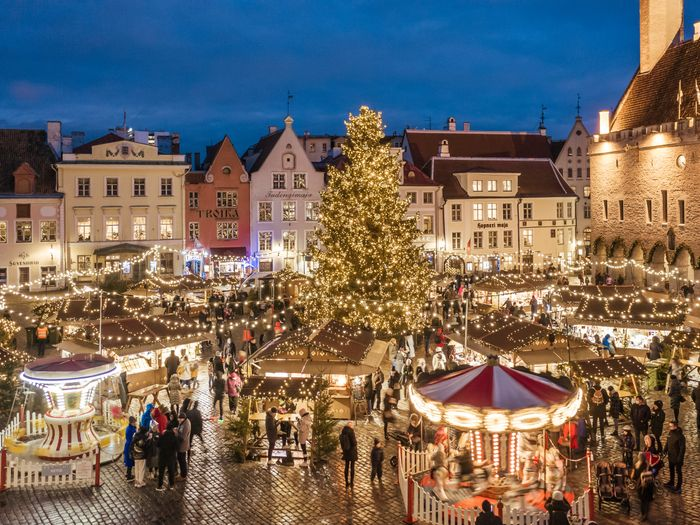
//> input picture christmas.png, 700 x 525 px
$ ./main   (built with g++ and OpenCV 4)
//> lines starting //> are read from the running program, lines starting //| are printed output that depends on the picture; after the words box and inside, x2 and y2 are one past the last pixel; in counts of white or black regions, pixels touching at a corner belong together
#include <opencv2/opencv.hpp>
#include <iostream>


// Функция для создания гистограммы для одного канала и вычисления CDF
std::pair<cv::Mat, cv::Mat> createHistogramAndCDF(const cv::Mat& channel) {
    // Настройки гистограммы
    int histSize = 256;
    float range[] = { 0, 256 };
    const float* histRange = { range };
    cv::Mat hist;
    calcHist(&channel, 1, 0, cv::Mat(), hist, 1, &histSize, &histRange, true, false);

    // Вычисление кумулятивной гистограммы (CDF)
    cv::Mat cdf;
    hist.copyTo(cdf);
    for(int i = 1; i < histSize; i++) {
        cdf.at<float>(i) += cdf.at<float>(i - 1);
    }
    // Нормализация CDF
    cdf /= cdf.at<float>(histSize - 1);

    // Нормализация и рисование гистограммы
    int hist_w = 256, hist_h = 256;
    int bin_w = cvRound((double)hist_w / histSize);
    cv::Mat histImage(hist_h, hist_w, CV_8UC1, cv::Scalar(0));
    normalize(hist, hist, 0, histImage.rows, cv::NORM_MINMAX, -1, cv::Mat());

    for (int i = 1; i < histSize; i++) {
        line(histImage, cv::Point(bin_w * (i - 1), hist_h - cvRound(hist.at<float>(i - 1))),
             cv::Point(bin_w * (i), hist_h - cvRound(hist.at<float>(i))),
             cv::Scalar(255), 2, 8, 0);
    }
    return {histImage, cdf};
}

// Функция для нахождения пороговых значений alpha1 и alpha2 на основе CDF
void findAlphaThresholds(const cv::Mat& cdf, double& alpha1, double& alpha2, double lower_percent, double upper_percent) {
    // Находим alpha1 и alpha2
    alpha1 = lower_percent * 255;
    alpha2 = upper_percent * 255;
    for (int i = 0; i < 256; i++) {
        if (cdf.at<float>(i) >= lower_percent) {
            alpha1 = i;
            break;
        }
    }
    for (int i = 255; i >= 0; i--) {
        if (cdf.at<float>(i) <= upper_percent) {
            alpha2 = i;
            break;
        }
    }
}

int main() {
    // Загрузка изображения
    cv::Mat srcImage = cv::imread("../christmas.png");
//> srcImage is the input picture: 525 rows x 700 cols, CV_8UC3; mean B, G, R 96.2, 104.1, 113.7
    if (srcImage.empty()) {
        std::cerr << "Error loading the image" << std::endl;
        return -1;
    }

    // Разделение на каналы
    std::vector<cv::Mat> bgr_planes;
    split(srcImage, bgr_planes);
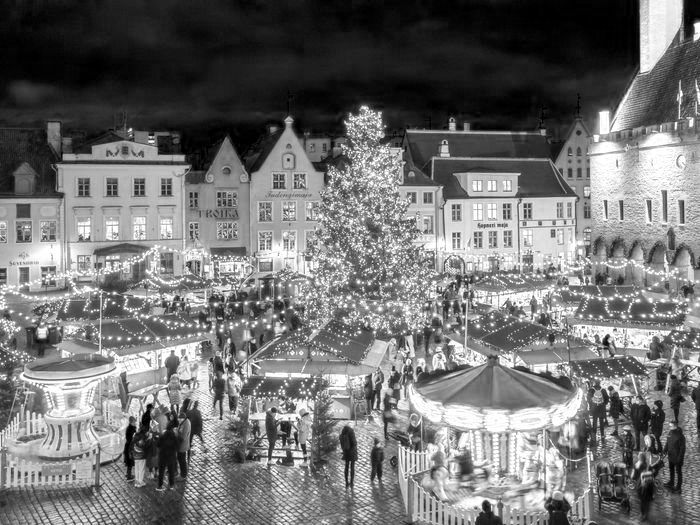
//> bgr_planes[2]: 525 rows x 700 cols, CV_8UC1; min 0, max 255, mean 113.7

    // Создание гистограмм и CDF для каждого канала
    cv::Mat b_hist, g_hist, r_hist, b_cdf, g_cdf, r_cdf;
    std::tie(b_hist, b_cdf) = createHistogramAndCDF(bgr_planes[0]);
//> in createHistogramAndCDF, `calcHist(&channel, 1, 0, cv::Mat(), hist, 1, &histSize, &histRange, tr..`: hist = 256 values, max 4450 at index 0, min 19 at index 254, mean 1435.5
//> in createHistogramAndCDF, `hist.copyTo(cdf);`: cdf has the same summary as hist
//> after the loop in createHistogramAndCDF, `for(int i = 1; i < histSize; i++)`: cdf = 256 values from 4450 to 367500
//> in createHistogramAndCDF, `cdf /= cdf.at<float>(histSize - 1);`: cdf = 256 values from 0.0121 to 1
//> in createHistogramAndCDF, `normalize(hist, hist, 0, histImage.rows, cv::NORM_MINMAX, -1, cv::Mat(..`: hist = 256 values, max 256 at index 0, min 0 at index 254, mean 81.84
//> after the loop in createHistogramAndCDF, `for (int i = 1; i < histSize; i++)`:
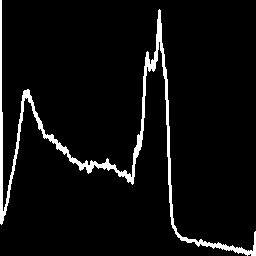
//> histImage: 256 rows x 256 cols, CV_8UC1; 5.3% white; 1 white region, box (x1, y1, x2, y2) and area: (0, 0, 256, 256) 3457
//> b_cdf = 256 values from 0.0121 to 1
    std::tie(g_hist, g_cdf) = createHistogramAndCDF(bgr_planes[1]);
//> in createHistogramAndCDF (call 2), `calcHist(&channel, 1, 0, cv::Mat(), hist, 1, &histSize, &histRange, tr..`: hist = 256 values, max 7217 at index 96, min 51 at index 1, mean 1435.5
//> in createHistogramAndCDF (call 2), `hist.copyTo(cdf);`: cdf has the same summary as hist
//> after the loop in createHistogramAndCDF (call 2), `for(int i = 1; i < histSize; i++)`: cdf = 256 values from 195 to 367500
//> in createHistogramAndCDF (call 2), `cdf /= cdf.at<float>(histSize - 1);`: cdf = 256 values from 0.000531 to 1
//> in createHistogramAndCDF (call 2), `normalize(hist, hist, 0, histImage.rows, cv::NORM_MINMAX, -1, cv::Mat(..`: hist = 256 values, max 256 at index 96, min 0 at index 1, mean 49.46
//> after the loop in createHistogramAndCDF (call 2), `for (int i = 1; i < histSize; i++)`:
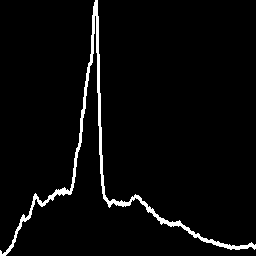
//> histImage: 256 rows x 256 cols, CV_8UC1; 3.5% white; 1 white region, box (x1, y1, x2, y2) and area: (0, 0, 256, 256) 2292
//> g_cdf = 256 values from 0.000531 to 1
    std::tie(r_hist, r_cdf) = createHistogramAndCDF(bgr_planes[2]);
//> in createHistogramAndCDF (call 3), `calcHist(&channel, 1, 0, cv::Mat(), hist, 1, &histSize, &histRange, tr..`: hist = 256 values, max 8115 at index 255, min 632 at index 253, mean 1435.5
//> in createHistogramAndCDF (call 3), `hist.copyTo(cdf);`: cdf has the same summary as hist
//> after the loop in createHistogramAndCDF (call 3), `for(int i = 1; i < histSize; i++)`: cdf = 256 values from 2626 to 367500
//> in createHistogramAndCDF (call 3), `cdf /= cdf.at<float>(histSize - 1);`: cdf = 256 values from 0.00715 to 1
//> in createHistogramAndCDF (call 3), `normalize(hist, hist, 0, histImage.rows, cv::NORM_MINMAX, -1, cv::Mat(..`: hist = 256 values, max 256 at index 255, min 0 at index 253, mean 27.49
//> after the loop in createHistogramAndCDF (call 3), `for (int i = 1; i < histSize; i++)`:
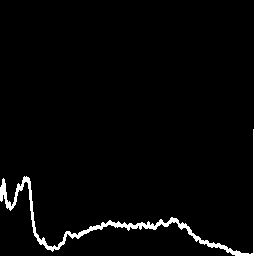
//> histImage: 256 rows x 256 cols, CV_8UC1; 3.3% white; 1 white region, box (x1, y1, x2, y2) and area: (0, 0, 256, 256) 2153
//> r_cdf = 256 values from 0.00715 to 1

    // Вычисление alpha1 и alpha2 для каждого канала
    double alpha1_b, alpha2_b, alpha1_g, alpha2_g, alpha1_r, alpha2_r;
    findAlphaThresholds(b_cdf, alpha1_b, alpha2_b, 0.07, 0.93);
//> alpha1_b = 18; alpha2_b = 166
    findAlphaThresholds(g_cdf, alpha1_g, alpha2_g, 0.07, 0.93);
//> alpha1_g = 35; alpha2_g = 192
    findAlphaThresholds(r_cdf, alpha1_r, alpha2_r, 0.07, 0.93);
//> alpha1_r = 10; alpha2_r = 228

    // Вывод пороговых значений
    std::cout << "Blue channel: alpha1 = " << alpha1_b << ", alpha2 = " << alpha2_b << std::endl;
//| Blue channel: alpha1 = 18, alpha2 = 166
    std::cout << "Green channel: alpha1 = " << alpha1_g << ", alpha2 = " << alpha2_g << std::endl;
//| Green channel: alpha1 = 35, alpha2 = 192
    std::cout << "Red channel: alpha1 = " << alpha1_r << ", alpha2 = " << alpha2_r << std::endl;
//| Red channel: alpha1 = 10, alpha2 = 228

    // Создание изображения для совмещения всего
    cv::Mat combinedImage(512, 512, CV_8UC3, cv::Scalar(255,255,255));

    // Помещение исходного изображения в левый верхний угол
    cv::Mat topLeftROI = combinedImage(cv::Rect(0, 0, 256, 256));
    resize(srcImage, topLeftROI, topLeftROI.size(), 0, 0, cv::INTER_LINEAR);

    // Помещение гистограмм в оставшиеся области
    cv::Mat topRightROI = combinedImage(cv::Rect(256, 0, 256, 256));
//> topRightROI: 256 rows x 256 cols, CV_8UC3; every value is 255
    cvtColor(r_hist, topRightROI, cv::COLOR_GRAY2BGR);

    cv::Mat bottomLeftROI = combinedImage(cv::Rect(0, 256, 256, 256));
    cvtColor(g_hist, bottomLeftROI, cv::COLOR_GRAY2BGR);

    cv::Mat bottomRightROI = combinedImage(cv::Rect(256, 256, 256, 256));
    cvtColor(b_hist, bottomRightROI, cv::COLOR_GRAY2BGR);

    // Отображение комбинированного изображения
    imwrite("../combined_image_with_histograms.png", combinedImage);

    // Применение автоконтрастирования для каждого канала
    cv::Mat contrasted_b, contrasted_g, contrasted_r;
    bgr_planes[0].convertTo(contrasted_b, CV_8UC1, 255.0 / (alpha2_b - alpha1_b), -alpha1_b * 255.0 / (alpha2_b - alpha1_b));
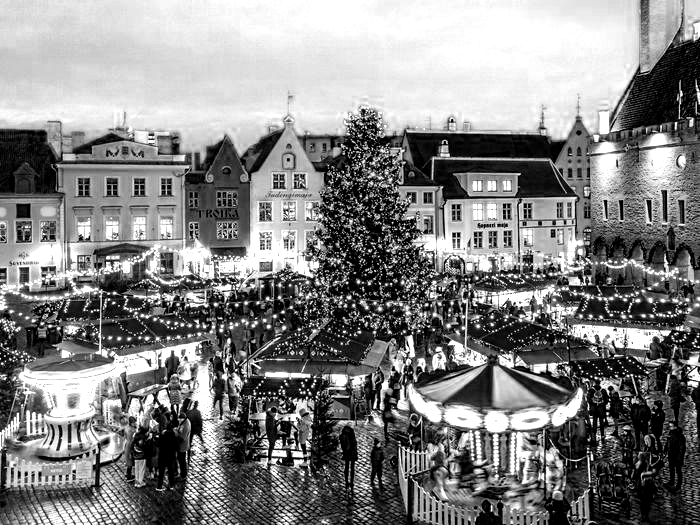
//> contrasted_b: 525 rows x 700 cols, CV_8UC1; min 0, max 255, mean 132.3
    bgr_planes[1].convertTo(contrasted_g, CV_8UC1, 255.0 / (alpha2_g - alpha1_g), -alpha1_g * 255.0 / (alpha2_g - alpha1_g));
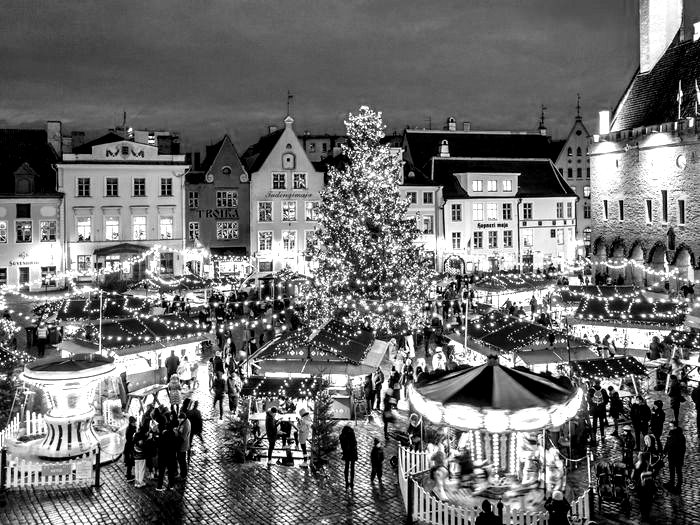
//> contrasted_g: 525 rows x 700 cols, CV_8UC1; min 0, max 255, mean 110.3
    bgr_planes[2].convertTo(contrasted_r, CV_8UC1, 255.0 / (alpha2_r - alpha1_r), -alpha1_r * 255.0 / (alpha2_r - alpha1_r));

    // Объединение каналов обратно в одно изображение
    cv::Mat contrasted_image;
    std::vector<cv::Mat> contrasted_planes = {contrasted_b, contrasted_g, contrasted_r};
    merge(contrasted_planes, contrasted_image);
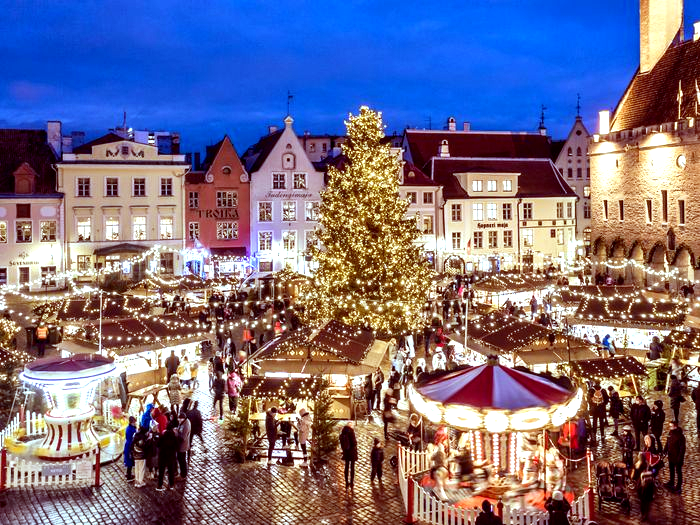
//> contrasted_image: 525 rows x 700 cols, CV_8UC3; mean B, G, R 132.3, 110.3, 120.2

    // Сохранение результата автоконтрастирования
    imwrite("../autcontrasted_image.png", contrasted_image);
    cv::waitKey(0);

    return 0;
}

$ run again, with flag.png copied over christmas.png
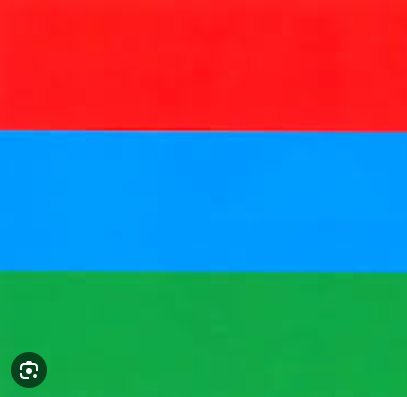
//> input picture flag.png, 407 x 397 px
//> srcImage is the input picture: 397 rows x 407 cols, CV_8UC3; mean B, G, R 121.7, 115.6, 89.7
//> in createHistogramAndCDF, `calcHist(&channel, 1, 0, cv::Mat(), hist, 1, &histSize, &histRange, tr..`: hist = 256 values, max 32788 at index 254, min 0 at index 0, mean 631.2
//> in createHistogramAndCDF, `hist.copyTo(cdf);`: cdf has the same summary as hist
//> after the loop in createHistogramAndCDF, `for(int i = 1; i < histSize; i++)`: cdf = 256 values from 0 to 161579
//> in createHistogramAndCDF, `cdf /= cdf.at<float>(histSize - 1);`: cdf = 256 values from 0 to 1
//> in createHistogramAndCDF, `normalize(hist, hist, 0, histImage.rows, cv::NORM_MINMAX, -1, cv::Mat(..`: hist = 256 values, max 256 at index 254, min 0 at index 0, mean 4.93
//> after the loop in createHistogramAndCDF, `for (int i = 1; i < histSize; i++)`:
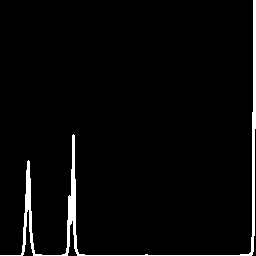
//> histImage: 256 rows x 256 cols, CV_8UC1; 3.3% white; 1 white region, box (x1, y1, x2, y2) and area: (0, 0, 256, 256) 2182
//> b_cdf = 256 values from 0 to 1
//> r_cdf = 256 values from 0.283 to 1
//> alpha1_b = 26; alpha2_b = 254
//> alpha1_g = 23; alpha2_g = 168
//> alpha1_r = 0; alpha2_r = 254
//| Blue channel: alpha1 = 26, alpha2 = 254
//| Green channel: alpha1 = 23, alpha2 = 168
//| Red channel: alpha1 = 0, alpha2 = 254
//> bottomLeftROI: 256 rows x 256 cols, CV_8UC3; 5.4% white; 1 white region, box (x1, y1, x2, y2) and area: (0, 0, 256, 256) 3547
//> `merge(contrasted_planes, contrasted_image);`:
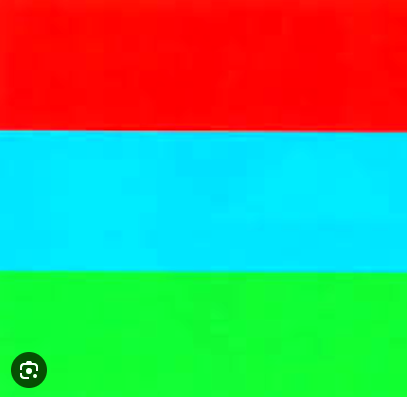
//> contrasted_image: 397 rows x 407 cols, CV_8UC3; mean B, G, R 107, 162.5, 89.9
